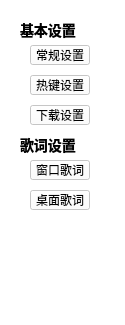
  <widget class="QWidget" name="functionArea" native="true">
   <property name="geometry">
    <rect>
     <x>20</x>
     <y>45</y>
     <width>125</width>
     <height>325</height>
    </rect>
   </property>
   <property name="styleSheet">
    <string notr="true">background:rgba(255,255,255,200)</string>
   </property>
   <widget class="QLabel" name="baseSetWidget">
    <property name="geometry">
     <rect>
      <x>20</x>
      <y>20</y>
      <width>60</width>
      <height>20</height>
     </rect>
    </property>
    <property name="styleSheet">
     <string notr="true">background-color:transparent;
font-size:14px;
font-weight:bold;</string>
    </property>
    <property name="text">
     <string>基本设置</string>
    </property>
   </widget>
   <widget class="QLabel" name="wordSetWidget">
    <property name="geometry">
     <rect>
      <x>20</x>
      <y>135</y>
      <width>60</width>
      <height>20</height>
     </rect>
    </property>
    <property name="styleSheet">
     <string notr="true">background-color:transparent;
font-size:14px;
font-weight:bold;</string>
    </property>
    <property name="text">
     <string>歌词设置</string>
    </property>
   </widget>
   <widget class="QPushButton" name="normalSetButton">
    <property name="geometry">
     <rect>
      <x>30</x>
      <y>45</y>
      <width>60</width>
      <height>20</height>
     </rect>
    </property>
    <property name="text">
     <string>常规设置</string>
    </property>
   </widget>
   <widget class="QPushButton" name="hotKeySetButton">
    <property name="geometry">
     <rect>
      <x>30</x>
      <y>75</y>
      <width>60</width>
      <height>20</height>
     </rect>
    </property>
    <property name="text">
     <string>热键设置</string>
    </property>
   </widget>
   <widget class="QPushButton" name="desktopLrcButton">
    <property name="geometry">
     <rect>
      <x>30</x>
      <y>190</y>
      <width>60</width>
      <height>20</height>
     </rect>
    </property>
    <property name="text">
     <string>桌面歌词</string>
    </property>
   </widget>
   <widget class="QPushButton" name="inlineLrcButton">
    <property name="geometry">
     <rect>
      <x>30</x>
      <y>160</y>
      <width>60</width>
      <height>20</height>
     </rect>
    </property>
    <property name="text">
     <string>窗口歌词</string>
    </property>
   </widget>
   <widget class="QPushButton" name="downloadSetButton">
    <property name="geometry">
     <rect>
      <x>30</x>
      <y>105</y>
      <width>60</width>
      <height>20</height>
     </rect>
    </property>
    <property name="text">
     <string>下载设置</string>
    </property>
   </widget>
  </widget>
